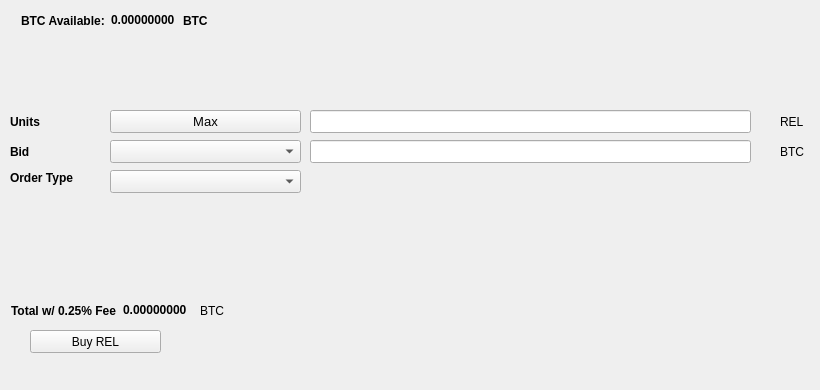
   <widget class="QWidget" name="BuyTab">
    <attribute name="title">
     <string>Buy</string>
    </attribute>
    <widget class="QPushButton" name="BuyREL">
     <property name="geometry">
      <rect>
       <x>30</x>
       <y>330</y>
       <width>131</width>
       <height>23</height>
      </rect>
     </property>
     <property name="text">
      <string>Buy REL</string>
     </property>
     <property name="icon">
      <iconset resource="../rel.qrc">
       <normaloff>:/icons/bitcoin</normaloff>:/icons/bitcoin</iconset>
     </property>
    </widget>
    <widget class="QLabel" name="label_3">
     <property name="geometry">
      <rect>
       <x>10</x>
       <y>110</y>
       <width>46</width>
       <height>23</height>
      </rect>
     </property>
     <property name="font">
      <font>
       <weight>75</weight>
       <bold>true</bold>
      </font>
     </property>
     <property name="text">
      <string>Units</string>
     </property>
    </widget>
    <widget class="QLineEdit" name="UnitsInput">
     <property name="geometry">
      <rect>
       <x>310</x>
       <y>110</y>
       <width>441</width>
       <height>23</height>
      </rect>
     </property>
     <property name="font">
      <font>
       <pointsize>9</pointsize>
       <weight>75</weight>
       <bold>true</bold>
      </font>
     </property>
    </widget>
    <widget class="QLineEdit" name="BuyBidPriceEdit">
     <property name="geometry">
      <rect>
       <x>310</x>
       <y>140</y>
       <width>441</width>
       <height>23</height>
      </rect>
     </property>
     <property name="font">
      <font>
       <pointsize>9</pointsize>
       <weight>75</weight>
       <bold>true</bold>
      </font>
     </property>
    </widget>
    <widget class="QLabel" name="label_4">
     <property name="geometry">
      <rect>
       <x>780</x>
       <y>110</y>
       <width>31</width>
       <height>23</height>
      </rect>
     </property>
     <property name="text">
      <string>REL</string>
     </property>
    </widget>
    <widget class="QLabel" name="label_5">
     <property name="geometry">
      <rect>
       <x>780</x>
       <y>140</y>
       <width>31</width>
       <height>23</height>
      </rect>
     </property>
     <property name="text">
      <string>BTC</string>
     </property>
    </widget>
    <widget class="QLabel" name="label_6">
     <property name="geometry">
      <rect>
       <x>10</x>
       <y>140</y>
       <width>46</width>
       <height>23</height>
      </rect>
     </property>
     <property name="font">
      <font>
       <weight>75</weight>
       <bold>true</bold>
      </font>
     </property>
     <property name="text">
      <string>Bid</string>
     </property>
    </widget>
    <widget class="QLabel" name="label_7">
     <property name="geometry">
      <rect>
       <x>10</x>
       <y>170</y>
       <width>91</width>
       <height>16</height>
      </rect>
     </property>
     <property name="font">
      <font>
       <weight>75</weight>
       <bold>true</bold>
      </font>
     </property>
     <property name="text">
      <string>Order Type</string>
     </property>
    </widget>
    <widget class="QPushButton" name="Buy_Max_Amount">
     <property name="geometry">
      <rect>
       <x>110</x>
       <y>110</y>
       <width>191</width>
       <height>23</height>
      </rect>
     </property>
     <property name="font">
      <font>
       <pointsize>10</pointsize>
      </font>
     </property>
     <property name="text">
      <string>Max</string>
     </property>
    </widget>
    <widget class="QComboBox" name="BuyBidcomboBox">
     <property name="geometry">
      <rect>
       <x>110</x>
       <y>140</y>
       <width>191</width>
       <height>23</height>
      </rect>
     </property>
     <property name="font">
      <font>
       <pointsize>10</pointsize>
      </font>
     </property>
    </widget>
    <widget class="QComboBox" name="buyOrdertypeCombo">
     <property name="geometry">
      <rect>
       <x>110</x>
       <y>170</y>
       <width>191</width>
       <height>23</height>
      </rect>
     </property>
     <property name="font">
      <font>
       <pointsize>10</pointsize>
      </font>
     </property>
    </widget>
    <widget class="QWidget" name="layoutWidget1">
     <property name="geometry">
      <rect>
       <x>21</x>
       <y>11</y>
       <width>227</width>
       <height>19</height>
      </rect>
     </property>
     <layout class="QHBoxLayout" name="horizontalLayout_3">
      <item>
       <widget class="QLabel" name="label232">
        <property name="font">
         <font>
          <weight>75</weight>
          <bold>true</bold>
         </font>
        </property>
        <property name="text">
         <string>BTC Available:</string>
        </property>
       </widget>
      </item>
      <item>
       <widget class="QLabel" name="BtcAvailableLbl">
        <property name="palette">
         <palette>
          <active>
           <colorrole role="WindowText">
            <brush brushstyle="SolidPattern">
             <color alpha="255">
              <red>0</red>
              <green>0</green>
              <blue>0</blue>
             </color>
            </brush>
           </colorrole>
           <colorrole role="Button">
            <brush brushstyle="SolidPattern">
             <color alpha="255">
              <red>0</red>
              <green>170</green>
              <blue>0</blue>
             </color>
            </brush>
           </colorrole>
           <colorrole role="Light">
            <brush brushstyle="SolidPattern">
             <color alpha="255">
              <red>0</red>
              <green>255</green>
              <blue>0</blue>
             </color>
            </brush>
           </colorrole>
           <colorrole role="Midlight">
            <brush brushstyle="SolidPattern">
             <color alpha="255">
              <red>0</red>
              <green>212</green>
              <blue>0</blue>
             </color>
            </brush>
           </colorrole>
           <colorrole role="Dark">
            <brush brushstyle="SolidPattern">
             <color alpha="255">
              <red>0</red>
              <green>85</green>
              <blue>0</blue>
             </color>
            </brush>
           </colorrole>
           <colorrole role="Mid">
            <brush brushstyle="SolidPattern">
             <color alpha="255">
              <red>0</red>
              <green>113</green>
              <blue>0</blue>
             </color>
            </brush>
           </colorrole>
           <colorrole role="Text">
            <brush brushstyle="SolidPattern">
             <color alpha="255">
              <red>0</red>
              <green>170</green>
              <blue>0</blue>
             </color>
            </brush>
           </colorrole>
           <colorrole role="BrightText">
            <brush brushstyle="SolidPattern">
             <color alpha="255">
              <red>255</red>
              <green>255</green>
              <blue>255</blue>
             </color>
            </brush>
           </colorrole>
           <colorrole role="ButtonText">
            <brush brushstyle="SolidPattern">
             <color alpha="255">
              <red>0</red>
              <green>0</green>
              <blue>0</blue>
             </color>
            </brush>
           </colorrole>
           <colorrole role="Base">
            <brush brushstyle="SolidPattern">
             <color alpha="255">
              <red>255</red>
              <green>255</green>
              <blue>255</blue>
             </color>
            </brush>
           </colorrole>
           <colorrole role="Window">
            <brush brushstyle="SolidPattern">
             <color alpha="255">
              <red>0</red>
              <green>170</green>
              <blue>0</blue>
             </color>
            </brush>
           </colorrole>
           <colorrole role="Shadow">
            <brush brushstyle="SolidPattern">
             <color alpha="255">
              <red>0</red>
              <green>0</green>
              <blue>0</blue>
             </color>
            </brush>
           </colorrole>
           <colorrole role="AlternateBase">
            <brush brushstyle="SolidPattern">
             <color alpha="255">
              <red>127</red>
              <green>212</green>
              <blue>127</blue>
             </color>
            </brush>
           </colorrole>
           <colorrole role="ToolTipBase">
            <brush brushstyle="SolidPattern">
             <color alpha="255">
              <red>255</red>
              <green>255</green>
              <blue>220</blue>
             </color>
            </brush>
           </colorrole>
           <colorrole role="ToolTipText">
            <brush brushstyle="SolidPattern">
             <color alpha="255">
              <red>0</red>
              <green>0</green>
              <blue>0</blue>
             </color>
            </brush>
           </colorrole>
          </active>
          <inactive>
           <colorrole role="WindowText">
            <brush brushstyle="SolidPattern">
             <color alpha="255">
              <red>0</red>
              <green>0</green>
              <blue>0</blue>
             </color>
            </brush>
           </colorrole>
           <colorrole role="Button">
            <brush brushstyle="SolidPattern">
             <color alpha="255">
              <red>0</red>
              <green>170</green>
              <blue>0</blue>
             </color>
            </brush>
           </colorrole>
           <colorrole role="Light">
            <brush brushstyle="SolidPattern">
             <color alpha="255">
              <red>0</red>
              <green>255</green>
              <blue>0</blue>
             </color>
            </brush>
           </colorrole>
           <colorrole role="Midlight">
            <brush brushstyle="SolidPattern">
             <color alpha="255">
              <red>0</red>
              <green>212</green>
              <blue>0</blue>
             </color>
            </brush>
           </colorrole>
           <colorrole role="Dark">
            <brush brushstyle="SolidPattern">
             <color alpha="255">
              <red>0</red>
              <green>85</green>
              <blue>0</blue>
             </color>
            </brush>
           </colorrole>
           <colorrole role="Mid">
            <brush brushstyle="SolidPattern">
             <color alpha="255">
              <red>0</red>
              <green>113</green>
              <blue>0</blue>
             </color>
            </brush>
           </colorrole>
           <colorrole role="Text">
            <brush brushstyle="SolidPattern">
             <color alpha="255">
              <red>0</red>
              <green>170</green>
              <blue>0</blue>
             </color>
            </brush>
           </colorrole>
           <colorrole role="BrightText">
            <brush brushstyle="SolidPattern">
             <color alpha="255">
              <red>255</red>
              <green>255</green>
              <blue>255</blue>
             </color>
            </brush>
           </colorrole>
           <colorrole role="ButtonText">
            <brush brushstyle="SolidPattern">
             <color alpha="255">
              <red>0</red>
              <green>0</green>
              <blue>0</blue>
             </color>
            </brush>
           </colorrole>
           <colorrole role="Base">
            <brush brushstyle="SolidPattern">
             <color alpha="255">
              <red>255</red>
              <green>255</green>
              <blue>255</blue>
             </color>
            </brush>
           </colorrole>
           <colorrole role="Window">
            <brush brushstyle="SolidPattern">
             <color alpha="255">
              <red>0</red>
              <green>170</green>
              <blue>0</blue>
             </color>
            </brush>
           </colorrole>
           <colorrole role="Shadow">
            <brush brushstyle="SolidPattern">
             <color alpha="255">
              <red>0</red>
              <green>0</green>
              <blue>0</blue>
             </color>
            </brush>
           </colorrole>
           <colorrole role="AlternateBase">
            <brush brushstyle="SolidPattern">
             <color alpha="255">
              <red>127</red>
              <green>212</green>
              <blue>127</blue>
             </color>
            </brush>
           </colorrole>
           <colorrole role="ToolTipBase">
            <brush brushstyle="SolidPattern">
             <color alpha="255">
              <red>255</red>
              <green>255</green>
              <blue>220</blue>
             </color>
            </brush>
           </colorrole>
           <colorrole role="ToolTipText">
            <brush brushstyle="SolidPattern">
             <color alpha="255">
              <red>0</red>
              <green>0</green>
              <blue>0</blue>
             </color>
            </brush>
           </colorrole>
          </inactive>
          <disabled>
           <colorrole role="WindowText">
            <brush brushstyle="SolidPattern">
             <color alpha="255">
              <red>0</red>
              <green>85</green>
              <blue>0</blue>
             </color>
            </brush>
           </colorrole>
           <colorrole role="Button">
            <brush brushstyle="SolidPattern">
             <color alpha="255">
              <red>0</red>
              <green>170</green>
              <blue>0</blue>
             </color>
            </brush>
           </colorrole>
           <colorrole role="Light">
            <brush brushstyle="SolidPattern">
             <color alpha="255">
              <red>0</red>
              <green>255</green>
              <blue>0</blue>
             </color>
            </brush>
           </colorrole>
           <colorrole role="Midlight">
            <brush brushstyle="SolidPattern">
             <color alpha="255">
              <red>0</red>
              <green>212</green>
              <blue>0</blue>
             </color>
            </brush>
           </colorrole>
           <colorrole role="Dark">
            <brush brushstyle="SolidPattern">
             <color alpha="255">
              <red>0</red>
              <green>85</green>
              <blue>0</blue>
             </color>
            </brush>
           </colorrole>
           <colorrole role="Mid">
            <brush brushstyle="SolidPattern">
             <color alpha="255">
              <red>0</red>
              <green>113</green>
              <blue>0</blue>
             </color>
            </brush>
           </colorrole>
           <colorrole role="Text">
            <brush brushstyle="SolidPattern">
             <color alpha="255">
              <red>0</red>
              <green>85</green>
              <blue>0</blue>
             </color>
            </brush>
           </colorrole>
           <colorrole role="BrightText">
            <brush brushstyle="SolidPattern">
             <color alpha="255">
              <red>255</red>
              <green>255</green>
              <blue>255</blue>
             </color>
            </brush>
           </colorrole>
           <colorrole role="ButtonText">
            <brush brushstyle="SolidPattern">
             <color alpha="255">
              <red>0</red>
              <green>85</green>
              <blue>0</blue>
             </color>
            </brush>
           </colorrole>
           <colorrole role="Base">
            <brush brushstyle="SolidPattern">
             <color alpha="255">
              <red>0</red>
              <green>170</green>
              <blue>0</blue>
             </color>
            </brush>
           </colorrole>
           <colorrole role="Window">
            <brush brushstyle="SolidPattern">
             <color alpha="255">
              <red>0</red>
              <green>170</green>
              <blue>0</blue>
             </color>
            </brush>
           </colorrole>
           <colorrole role="Shadow">
            <brush brushstyle="SolidPattern">
             <color alpha="255">
              <red>0</red>
              <green>0</green>
              <blue>0</blue>
             </color>
            </brush>
           </colorrole>
           <colorrole role="AlternateBase">
            <brush brushstyle="SolidPattern">
             <color alpha="255">
              <red>0</red>
              <green>170</green>
              <blue>0</blue>
             </color>
            </brush>
           </colorrole>
           <colorrole role="ToolTipBase">
            <brush brushstyle="SolidPattern">
             <color alpha="255">
              <red>255</red>
              <green>255</green>
              <blue>220</blue>
             </color>
            </brush>
           </colorrole>
           <colorrole role="ToolTipText">
            <brush brushstyle="SolidPattern">
             <color alpha="255">
              <red>0</red>
              <green>0</green>
              <blue>0</blue>
             </color>
            </brush>
           </colorrole>
          </disabled>
         </palette>
        </property>
        <property name="font">
         <font>
          <weight>75</weight>
          <bold>true</bold>
         </font>
        </property>
        <property name="text">
         <string>0.00000000</string>
        </property>
        <property name="textInteractionFlags">
         <set>Qt::LinksAccessibleByMouse|Qt::TextSelectableByKeyboard|Qt::TextSelectableByMouse</set>
        </property>
       </widget>
      </item>
      <item>
       <widget class="QLabel" name="BtcAvailableLbl_2">
        <property name="font">
         <font>
          <weight>75</weight>
          <bold>true</bold>
         </font>
        </property>
        <property name="text">
         <string>BTC</string>
        </property>
       </widget>
      </item>
     </layout>
    </widget>
    <widget class="QWidget" name="layoutWidge2">
     <property name="geometry">
      <rect>
       <x>11</x>
       <y>301</y>
       <width>259</width>
       <height>19</height>
      </rect>
     </property>
     <layout class="QHBoxLayout" name="horizontalLayout_4">
      <item>
       <widget class="QLabel" name="label_9">
        <property name="font">
         <font>
          <weight>75</weight>
          <bold>true</bold>
         </font>
        </property>
        <property name="text">
         <string>Total w/ 0.25% Fee</string>
        </property>
       </widget>
      </item>
      <item>
       <widget class="QLabel" name="BuyCostLabel">
        <property name="palette">
         <palette>
          <active>
           <colorrole role="WindowText">
            <brush brushstyle="SolidPattern">
             <color alpha="255">
              <red>0</red>
              <green>0</green>
              <blue>0</blue>
             </color>
            </brush>
           </colorrole>
           <colorrole role="Button">
            <brush brushstyle="SolidPattern">
             <color alpha="255">
              <red>0</red>
              <green>170</green>
              <blue>0</blue>
             </color>
            </brush>
           </colorrole>
           <colorrole role="Light">
            <brush brushstyle="SolidPattern">
             <color alpha="255">
              <red>0</red>
              <green>255</green>
              <blue>0</blue>
             </color>
            </brush>
           </colorrole>
           <colorrole role="Midlight">
            <brush brushstyle="SolidPattern">
             <color alpha="255">
              <red>0</red>
              <green>212</green>
              <blue>0</blue>
             </color>
            </brush>
           </colorrole>
           <colorrole role="Dark">
            <brush brushstyle="SolidPattern">
             <color alpha="255">
              <red>0</red>
              <green>85</green>
              <blue>0</blue>
             </color>
            </brush>
           </colorrole>
           <colorrole role="Mid">
            <brush brushstyle="SolidPattern">
             <color alpha="255">
              <red>0</red>
              <green>113</green>
              <blue>0</blue>
             </color>
            </brush>
           </colorrole>
           <colorrole role="Text">
            <brush brushstyle="SolidPattern">
             <color alpha="255">
              <red>0</red>
              <green>170</green>
              <blue>0</blue>
             </color>
            </brush>
           </colorrole>
           <colorrole role="BrightText">
            <brush brushstyle="SolidPattern">
             <color alpha="255">
              <red>255</red>
              <green>255</green>
              <blue>255</blue>
             </color>
            </brush>
           </colorrole>
           <colorrole role="ButtonText">
            <brush brushstyle="SolidPattern">
             <color alpha="255">
              <red>0</red>
              <green>0</green>
              <blue>0</blue>
             </color>
            </brush>
           </colorrole>
           <colorrole role="Base">
            <brush brushstyle="SolidPattern">
             <color alpha="255">
              <red>255</red>
              <green>255</green>
              <blue>255</blue>
             </color>
            </brush>
           </colorrole>
           <colorrole role="Window">
            <brush brushstyle="SolidPattern">
             <color alpha="255">
              <red>0</red>
              <green>170</green>
              <blue>0</blue>
             </color>
            </brush>
           </colorrole>
           <colorrole role="Shadow">
            <brush brushstyle="SolidPattern">
             <color alpha="255">
              <red>0</red>
              <green>0</green>
              <blue>0</blue>
             </color>
            </brush>
           </colorrole>
           <colorrole role="AlternateBase">
            <brush brushstyle="SolidPattern">
             <color alpha="255">
              <red>127</red>
              <green>212</green>
              <blue>127</blue>
             </color>
            </brush>
           </colorrole>
           <colorrole role="ToolTipBase">
            <brush brushstyle="SolidPattern">
             <color alpha="255">
              <red>255</red>
              <green>255</green>
              <blue>220</blue>
             </color>
            </brush>
           </colorrole>
           <colorrole role="ToolTipText">
            <brush brushstyle="SolidPattern">
             <color alpha="255">
              <red>0</red>
              <green>0</green>
              <blue>0</blue>
             </color>
            </brush>
           </colorrole>
          </active>
          <inactive>
           <colorrole role="WindowText">
            <brush brushstyle="SolidPattern">
             <color alpha="255">
              <red>0</red>
              <green>0</green>
              <blue>0</blue>
             </color>
            </brush>
           </colorrole>
           <colorrole role="Button">
            <brush brushstyle="SolidPattern">
             <color alpha="255">
              <red>0</red>
              <green>170</green>
              <blue>0</blue>
             </color>
            </brush>
           </colorrole>
           <colorrole role="Light">
            <brush brushstyle="SolidPattern">
             <color alpha="255">
              <red>0</red>
              <green>255</green>
              <blue>0</blue>
             </color>
            </brush>
           </colorrole>
           <colorrole role="Midlight">
            <brush brushstyle="SolidPattern">
             <color alpha="255">
              <red>0</red>
              <green>212</green>
              <blue>0</blue>
             </color>
            </brush>
           </colorrole>
           <colorrole role="Dark">
            <brush brushstyle="SolidPattern">
             <color alpha="255">
              <red>0</red>
              <green>85</green>
              <blue>0</blue>
             </color>
            </brush>
           </colorrole>
           <colorrole role="Mid">
            <brush brushstyle="SolidPattern">
             <color alpha="255">
              <red>0</red>
              <green>113</green>
              <blue>0</blue>
             </color>
            </brush>
           </colorrole>
           <colorrole role="Text">
            <brush brushstyle="SolidPattern">
             <color alpha="255">
              <red>0</red>
              <green>170</green>
              <blue>0</blue>
             </color>
            </brush>
           </colorrole>
           <colorrole role="BrightText">
            <brush brushstyle="SolidPattern">
             <color alpha="255">
              <red>255</red>
              <green>255</green>
              <blue>255</blue>
             </color>
            </brush>
           </colorrole>
           <colorrole role="ButtonText">
            <brush brushstyle="SolidPattern">
             <color alpha="255">
              <red>0</red>
              <green>0</green>
              <blue>0</blue>
             </color>
            </brush>
           </colorrole>
           <colorrole role="Base">
            <brush brushstyle="SolidPattern">
             <color alpha="255">
              <red>255</red>
              <green>255</green>
              <blue>255</blue>
             </color>
            </brush>
           </colorrole>
           <colorrole role="Window">
            <brush brushstyle="SolidPattern">
             <color alpha="255">
              <red>0</red>
              <green>170</green>
              <blue>0</blue>
             </color>
            </brush>
           </colorrole>
           <colorrole role="Shadow">
            <brush brushstyle="SolidPattern">
             <color alpha="255">
              <red>0</red>
              <green>0</green>
              <blue>0</blue>
             </color>
            </brush>
           </colorrole>
           <colorrole role="AlternateBase">
            <brush brushstyle="SolidPattern">
             <color alpha="255">
              <red>127</red>
              <green>212</green>
              <blue>127</blue>
             </color>
            </brush>
           </colorrole>
           <colorrole role="ToolTipBase">
            <brush brushstyle="SolidPattern">
             <color alpha="255">
              <red>255</red>
              <green>255</green>
              <blue>220</blue>
             </color>
            </brush>
           </colorrole>
           <colorrole role="ToolTipText">
            <brush brushstyle="SolidPattern">
             <color alpha="255">
              <red>0</red>
              <green>0</green>
              <blue>0</blue>
             </color>
            </brush>
           </colorrole>
          </inactive>
          <disabled>
           <colorrole role="WindowText">
            <brush brushstyle="SolidPattern">
             <color alpha="255">
              <red>0</red>
              <green>85</green>
              <blue>0</blue>
             </color>
            </brush>
           </colorrole>
           <colorrole role="Button">
            <brush brushstyle="SolidPattern">
             <color alpha="255">
              <red>0</red>
              <green>170</green>
              <blue>0</blue>
             </color>
            </brush>
           </colorrole>
           <colorrole role="Light">
            <brush brushstyle="SolidPattern">
             <color alpha="255">
              <red>0</red>
              <green>255</green>
              <blue>0</blue>
             </color>
            </brush>
           </colorrole>
           <colorrole role="Midlight">
            <brush brushstyle="SolidPattern">
             <color alpha="255">
              <red>0</red>
              <green>212</green>
              <blue>0</blue>
             </color>
            </brush>
           </colorrole>
           <colorrole role="Dark">
            <brush brushstyle="SolidPattern">
             <color alpha="255">
              <red>0</red>
              <green>85</green>
              <blue>0</blue>
             </color>
            </brush>
           </colorrole>
           <colorrole role="Mid">
            <brush brushstyle="SolidPattern">
             <color alpha="255">
              <red>0</red>
              <green>113</green>
              <blue>0</blue>
             </color>
            </brush>
           </colorrole>
           <colorrole role="Text">
            <brush brushstyle="SolidPattern">
             <color alpha="255">
              <red>0</red>
              <green>85</green>
              <blue>0</blue>
             </color>
            </brush>
           </colorrole>
           <colorrole role="BrightText">
            <brush brushstyle="SolidPattern">
             <color alpha="255">
              <red>255</red>
              <green>255</green>
              <blue>255</blue>
             </color>
            </brush>
           </colorrole>
           <colorrole role="ButtonText">
            <brush brushstyle="SolidPattern">
             <color alpha="255">
              <red>0</red>
              <green>85</green>
              <blue>0</blue>
             </color>
            </brush>
           </colorrole>
           <colorrole role="Base">
            <brush brushstyle="SolidPattern">
             <color alpha="255">
              <red>0</red>
              <green>170</green>
              <blue>0</blue>
             </color>
            </brush>
           </colorrole>
           <colorrole role="Window">
            <brush brushstyle="SolidPattern">
             <color alpha="255">
              <red>0</red>
              <green>170</green>
              <blue>0</blue>
             </color>
            </brush>
           </colorrole>
           <colorrole role="Shadow">
            <brush brushstyle="SolidPattern">
             <color alpha="255">
              <red>0</red>
              <green>0</green>
              <blue>0</blue>
             </color>
            </brush>
           </colorrole>
           <colorrole role="AlternateBase">
            <brush brushstyle="SolidPattern">
             <color alpha="255">
              <red>0</red>
              <green>170</green>
              <blue>0</blue>
             </color>
            </brush>
           </colorrole>
           <colorrole role="ToolTipBase">
            <brush brushstyle="SolidPattern">
             <color alpha="255">
              <red>255</red>
              <green>255</green>
              <blue>220</blue>
             </color>
            </brush>
           </colorrole>
           <colorrole role="ToolTipText">
            <brush brushstyle="SolidPattern">
             <color alpha="255">
              <red>0</red>
              <green>0</green>
              <blue>0</blue>
             </color>
            </brush>
           </colorrole>
          </disabled>
         </palette>
        </property>
        <property name="font">
         <font>
          <weight>75</weight>
          <bold>true</bold>
         </font>
        </property>
        <property name="autoFillBackground">
         <bool>false</bool>
        </property>
        <property name="text">
         <string>0.00000000</string>
        </property>
        <property name="textInteractionFlags">
         <set>Qt::LinksAccessibleByMouse|Qt::TextSelectableByMouse</set>
        </property>
       </widget>
      </item>
      <item>
       <widget class="QLabel" name="label_10">
        <property name="font">
         <font>
          <weight>50</weight>
          <bold>false</bold>
         </font>
        </property>
        <property name="text">
         <string>BTC</string>
        </property>
       </widget>
      </item>
     </layout>
    </widget>
    <widget class="QLabel" name="label_24">
     <property name="geometry">
      <rect>
       <x>460</x>
       <y>300</y>
       <width>281</width>
       <height>81</height>
      </rect>
     </property>
     <property name="text">
      <string/>
     </property>
     <property name="pixmap">
      <pixmap>:/images/bittrex</pixmap>
     </property>
    </widget>
   </widget>
